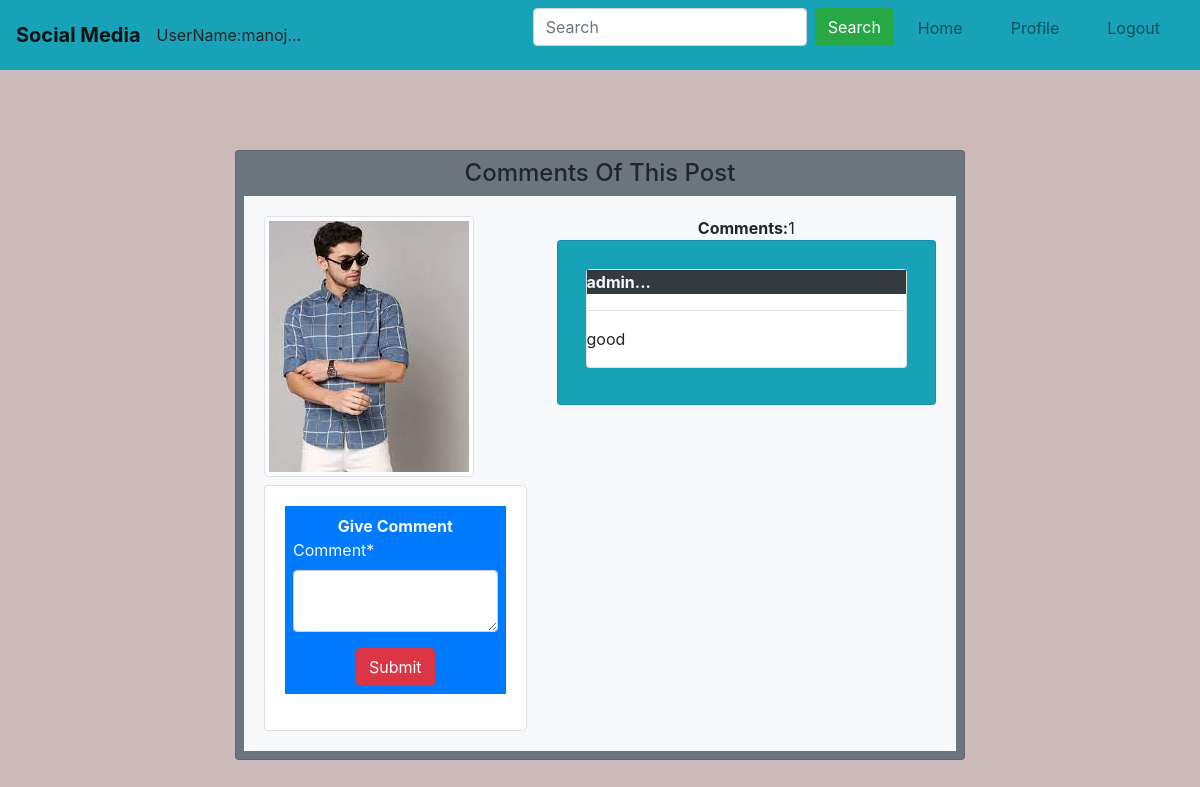
The page /special/comment/24 (signed in) on the database its author committed.
### user1app/models.py (models this page shows, shortened)
class upload(models.Model):
    user=models.ForeignKey(User,on_delete=models.CASCADE)
    post=models.FileField(upload_to='media',null=True)
    date_posted=models.DateTimeField(auto_now_add=True)
    def comment_count(self):
        return self.comment_set.all().count()
    def comments(self):
        return self.comment_set.all().order_by('-id')

### specialapp/models.py (models this page shows, shortened)
class Comment(models.Model):
    user=models.ForeignKey(User,on_delete=models.CASCADE,null=True)
    post=models.ForeignKey(upload,on_delete=models.CASCADE,null=True)
    comment=models.TextField(null=True)

### specialapp/views.py (the view, shortened to what this page needs)
# urls.py: path('comment/<int:id>',views.comment,name='comment')
@login_required
def comment(request,id):
    data=upload.objects.get(id=id)
    if data.post.name.lower().endswith(('.jpg','.png','.jpeg')):
        data.file_type = 'image'
    elif data.post.name.lower().endswith('mp4'):
        data.file_type = 'video'
    else:
        data.file_type = 'audio'
    form=comment_form()
    return render(request,'comment.html',{'data':data,'form':form})

### specialapp/forms.py
class comment_form(forms.ModelForm):
    comment = forms.CharField(widget=forms.Textarea(attrs={'rows': 2, 'cols': 4}))
    class Meta:
        model=Comment
        fields=['comment',]

### templates/comment.html (shortened to what this page needs)
{% extends 'base.html' %}
{% load crispy_forms_tags %}
{% block content %}
{% include 'navbar.html' %}
<div class="container">
  <div class="row">
    <div class="offset-md-2 col-md-8">
<div class="card bg-secondary p-2 mb-5" style="margin-top: 80px;">
    <h4 class="text-center">Comments Of This Post</h4>
  <div class="card-body bg-light">
    <div class="row">
        <div class="col-md-5">
          {% if data.file_type == 'image' %}
          <img src="{{ data.post.url }}" class="img-thumbnail" >
        {% elif data.file_type == 'video' %}
          <video width="250" height="250" controls>
            <source src="{{ data.post.url }}" type="video/mp4">
            Your browser does not support the video tag.
          </video>
        {% else %}
          <audio width="200" height="200" controls>
            <source src="{{ data.post.url }}" type="audio/mpeg">
            Your browser does not support the audio tag.
          </audio>
        {% endif %}
           <div class="card mt-2">
            <div class="card-body">
              <form class="bg-primary text-light p-2"  method="POST" >
                <center>
                <b>Give Comment</b>
            </center>
                {{form|crispy}}
                <div class="text-center">
                    <input type="submit" name="" value="Submit" class="btn btn-danger">
                </div>
              </form>
            </div>
          </div>
        </div>
      <div class="col-md-7">
        <center>
        <b class="">Comments:</b>{{data.comment_count}}
    </center>
            <div class="card p-2 bg-info">
                {% if data.comments %}
              <div class="card-body" style="max-height: 500px; overflow-y: auto;">
                {% for i in data.comments %}
                <div class="card mb-2">
                    <b class="bg-dark text-light">{{i.user}}...</b>
                    <hr>
                    <p>{{i.comment}}</p>
                </div>
                {% endfor %}
              </div>
              {% else %}
              <center>
              <h4>No Comments</h4>
            </center>
            </div>
            {% endif %}
      </div>
    </div>
  </div>
</div>
    </div>
  </div>
</div>
{% endblock %}

### templates/navbar.html (shortened to what this page needs)
<nav class="navbar navbar-expand-lg navbar-light bg-info">
  <b><a class="navbar-brand" href="#">Social Media</a></b> UserName:{{user}}...
  <div class="collapse navbar-collapse justify-content-end" id="navbarNav">
  <ul class="navbar-nav">
    {% if request.user.is_authenticated %}
    <form class="form-inline" method="GET" action="{% url 'search'  %}">
      <input class="form-control mr-sm-2" type="text" placeholder="Search"name='keyword'>
      <button class="btn btn-success" type="submit">Search</button>
    </form>
    <li class="nav-item">
      <a class="nav-link mr-3 ml-3" href="{% url 'home' %}">Home <span class="sr-only">(current)</span></a>
    </li>
    <li class="nav-item">
      <a href="{% url 'Profile' %}" class="nav-link  mr-3 ml-3">Profile</a>
    </li>
    <li class="nav-item">
      <a class="nav-link  mr-3 ml-3" href="{% url 'log_out' %}">Logout</a>
    </li>
    {% endif %}
  </ul>
</div>
</nav>

### rows shown on the page
upload: post (picture), comment_count "1"
Comment: user "admin", comment "good"

### other values the page prints
{{ user }} "manoj"
